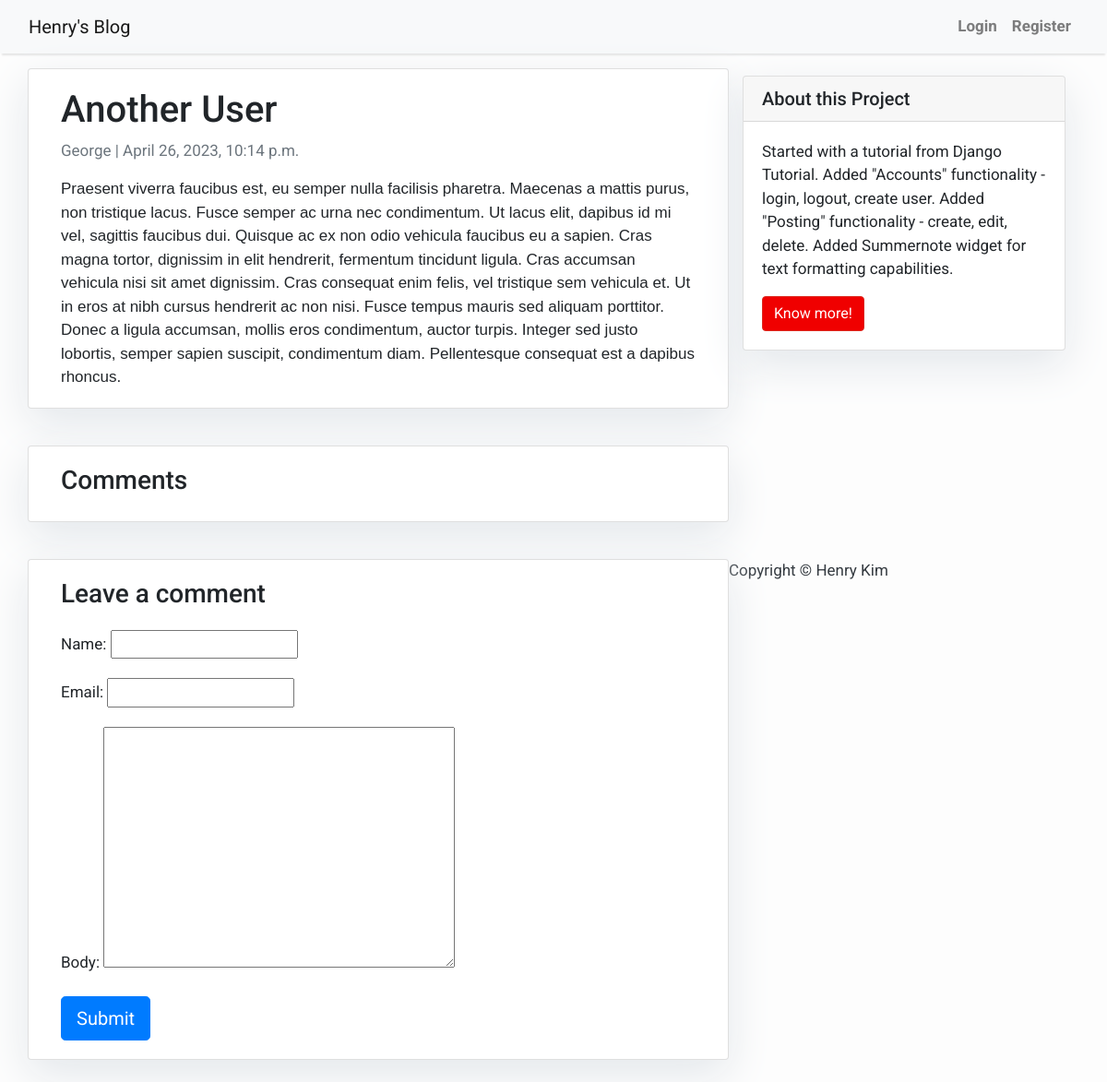
The page /blog/another-user/ on the database its author committed.
### blog/models.py (models this page shows, shortened)
class Post(models.Model):
    title = models.CharField(max_length=200, unique=True)
    slug = models.SlugField(max_length=200, unique=True)
    author = models.ForeignKey(
        User,
        related_name="blog_posts",
        on_delete=models.CASCADE,
    )
    updated_on = models.DateTimeField(auto_now=True)
    content = models.TextField()
    created_on = models.DateTimeField(auto_now_add=True)
    status = models.IntegerField(choices=STATUS, default=0)
    class Meta:
        ordering = ["-created_on"] # negative indicates reverse order, so recenty appears first

### blog/views.py (the view)
# urls.py: path("<slug:slug>/", post_details, name="post_detail")
def post_details(request, slug):
    post = get_object_or_404(Post, slug=slug)
    comments = post.comments.filter(active=True)
    new_comment = None
    if request.method == "POST":
        comment_form = CommentForm(data=request.POST)
        if comment_form.is_valid():
            new_comment = comment_form.save(False)
            new_comment.post = post
            new_comment.save()
    else:
        comment_form = CommentForm()
    context = {
        "post": post,
        "object": post,
        "comments": comments,
        "new_comment": new_comment,
        "comment_form": comment_form
    }
    return render(request, "post_detail.html", context)

### blog/forms.py
class CommentForm(ModelForm):
    class Meta:
        model = Comment
        fields = (
            "name",
            "email",
            "body"
        )

### templates/post_detail.html (shortened to what this page needs)
{% extends 'base.html' %} {% block content %}
<div class="container">
  <div class="row">
    <div class="col-md-8 card mb-4  mt-3 left  top">
      <div class="card-body">
        <h1>{% block title %} {{ object.title }} {% endblock title %}</h1>
        <p class=" text-muted">{{ post.author }} | {{ post.created_on }}</p>
        <p class="card-text ">{{ object.content | safe }}</p>
      </div>
    </div>
    {% block sidebar %} {% include 'sidebar.html' %} {% endblock sidebar %}
    <div class="col-md-8 card mb-4  mt-3 ">
      <div class="card-body">
        <h3>Comments</h3>
      </div>
    </div>
    <div class="col-md-8 card mb-4  mt-3 ">
      <div class="card-body">
        {% if new_comment %}
        <div class="alert alert-success" role="alert">
          Your comment is awaiting moderation
        </div>
        {% else %}
        <h3>Leave a comment</h3>
        <form method="post" style="margin-top: 1.3em;">
          {{ comment_form.as_p }}
          <button type="submit" class="btn btn-primary  btn-lg">Submit</button>
        </form>
        {% endif %}
</div>
</div>
{% endblock content %}

### templates/base.html (style rules this page uses)
body { font-family: "Roboto", sans-serif; font-size: 17px; background-color: #fdfdfd; }

### templates/sidebar.html (style rules this page uses)
.card { box-shadow: 0 16px 48px #E3E7EB; }

### rows shown on the page
Post: title "Another User", author "George", created_on "April 26, 2023, 10:14 p.m.", content "Praesent viverra faucibus est, eu semper nulla facilisis pharetra. Maecenas a mattis purus, non tristique lacus. Fusce semper ac urna nec condimentum. Ut lacus elit, dapibus id mi vel, sagittis faucibus dui. Quisque ac ex non odio vehicula faucibus eu a sapien. Cras magna tortor, dignissim in elit hendrerit, fermentum tincidunt ligula. Cras accumsan vehicula nisi sit amet dignissim. Cras consequat enim felis, vel tristique sem vehicula et. Ut in eros at nibh cursus hendrerit ac non nisi. Fusce tempus mauris sed aliquam porttitor. Donec a ligula accumsan, mollis eros condimentum, auctor turpis. Integer sed justo lobortis, semper sapien suscipit, condimentum diam. Pellentesque consequat est a…"
